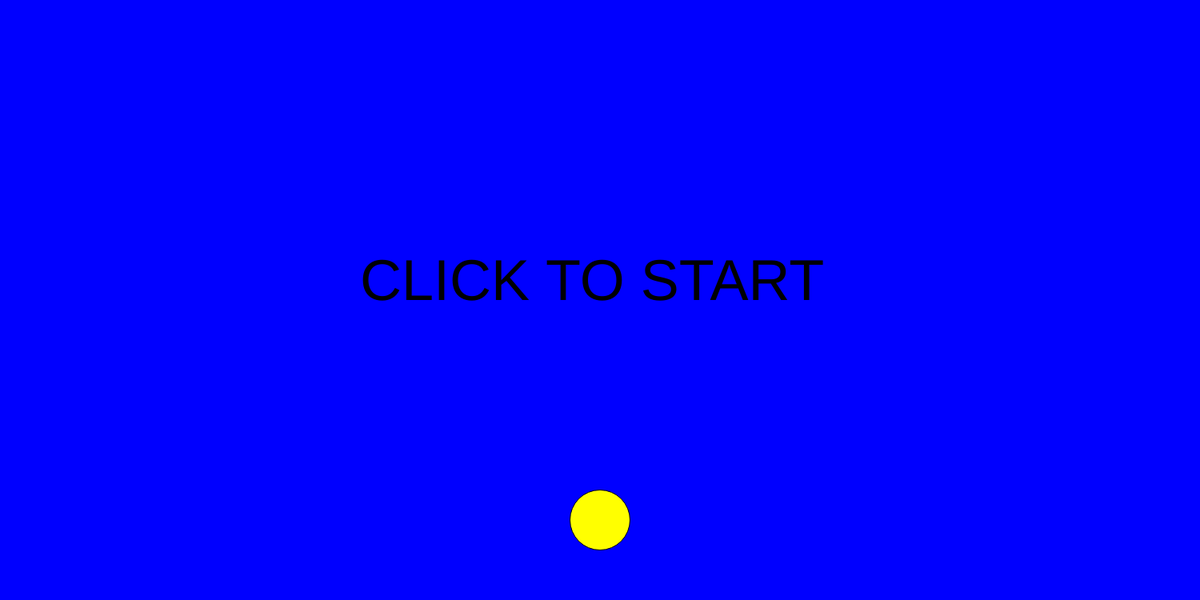
Frame 1 (no input)
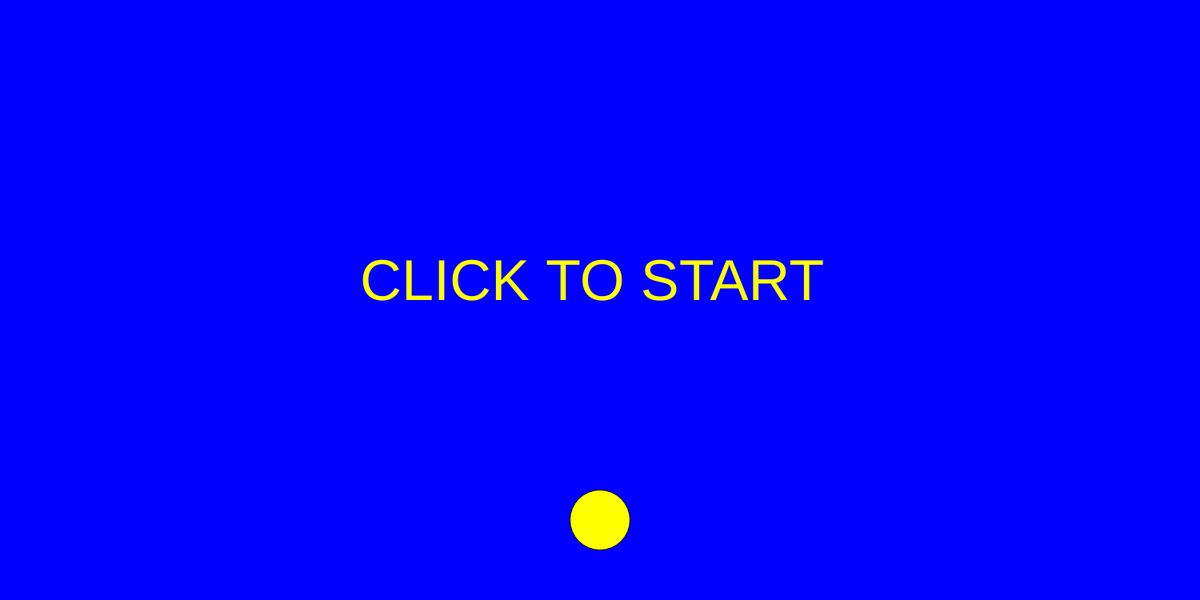
Frame 60 (no input)
Frame 120 (the mouse pressed at the canvas centre since frame 60): identical to frame 60, image omitted

The p5.js sketch that drew these frames (run headless with seeded random() and noise() and a simulated clock; from frame 60 on, the mouse is pressed at the canvas centre):

// p5.js sketch
// ── sketch.js
var cars = [];
var frogPos;
var myState = 0;
var timer ;

function setup() {
  createCanvas(1500, 750);

  // spawn the cars
  for (var i = 0; i < 5; i++) {
    cars.push(new Car());
  }

  frogPos = createVector(width / 2, height - 100);
  imageMode(CENTER);
  ellipseMode(CENTER);
}

function draw() {
  switch (myState) {

    case 0:
      background('blue')
      textSize(72);
      text('CLICK TO START', 450, height/2)
      break;

    case 1:
      game();
      timer ++ ;
      if(timer > 600) {
        timer = 0;
        myState = 2;
      }
      break;

    case 2:
      background('red')
      textSize(72);
      text('LOSE', 650, height/2)
      break;

    case 3:
      background('green')
      textSize(72);
      text('WIN', 650, height/2)
      break;


  }


  //frog
  fill('yellow');
  ellipse(frogPos.x, frogPos.y, 75, 75);
  checkForKeys();
}

function mouseReleased() {
  switch(myState){
    case 0:
    myState = 1;
    break ;

    case 2:
    resetTheGame();
    myState = 0;
    break ;

    case 3:
    resetTheGame();
    myState = 0;
    break ;
  }
}

function resetTheGame(){

  cars = [];//clear the array, then spawn

  // spawn the cars
  for (var i = 0; i < 5; i++) {
    cars.push(new Car());
  }
  timer = 0;
}
//our car class
function Car() {
  //attributes
  this.pos = createVector(100, 100);
  this.vel = createVector(random(-5, 5), random(-5, 5));

  this.r = random(255);
  this.g = random(255);
  this.b = random(255);

  //methods
  this.display = function() {
    fill(this.r, this.g, this.b);
    ellipse(this.pos.x, this.pos.y, 100, 100);
    fill('white');
    ellipse(this.pos.x, this.pos.y, 60, 60);
    fill('red');
    ellipse(this.pos.x, this.pos.y, 30, 30);

  }

  this.drive = function() {
    this.pos.add(this.vel);
    if (this.pos.x > width) this.pos.x = 0;
    if (this.pos.x < 0) this.pos.x = width;
    if (this.pos.y > height) this.pos.y = 0;
    if (this.pos.y < 0) this.pos.y = height;
  }
}

function checkForKeys() {
  if (keyIsDown(LEFT_ARROW)) frogPos.x = frogPos.x - 10;
  if (keyIsDown(RIGHT_ARROW)) frogPos.x = frogPos.x + 10;
  if (keyIsDown(UP_ARROW)) frogPos.y = frogPos.y - 10;
  if (keyIsDown(DOWN_ARROW)) frogPos.y = frogPos.y + 10;


}

function game() {
  background('blue');

  // iterate through cars array
  for (var i = 0; i < cars.length; i++) {
    cars[i].display();
    cars[i].drive();

    // collision detection
    if (cars[i].pos.dist(frogPos) < 50) {
      cars.splice(i, 1);
    }
  }

  if(cars.length == 0){
    timer = 0;
    myState = 3;

  }
  //frog
  fill('yellow');
  ellipse(frogPos.x, frogPos.y, 75, 75);
  checkForKeys();
}
